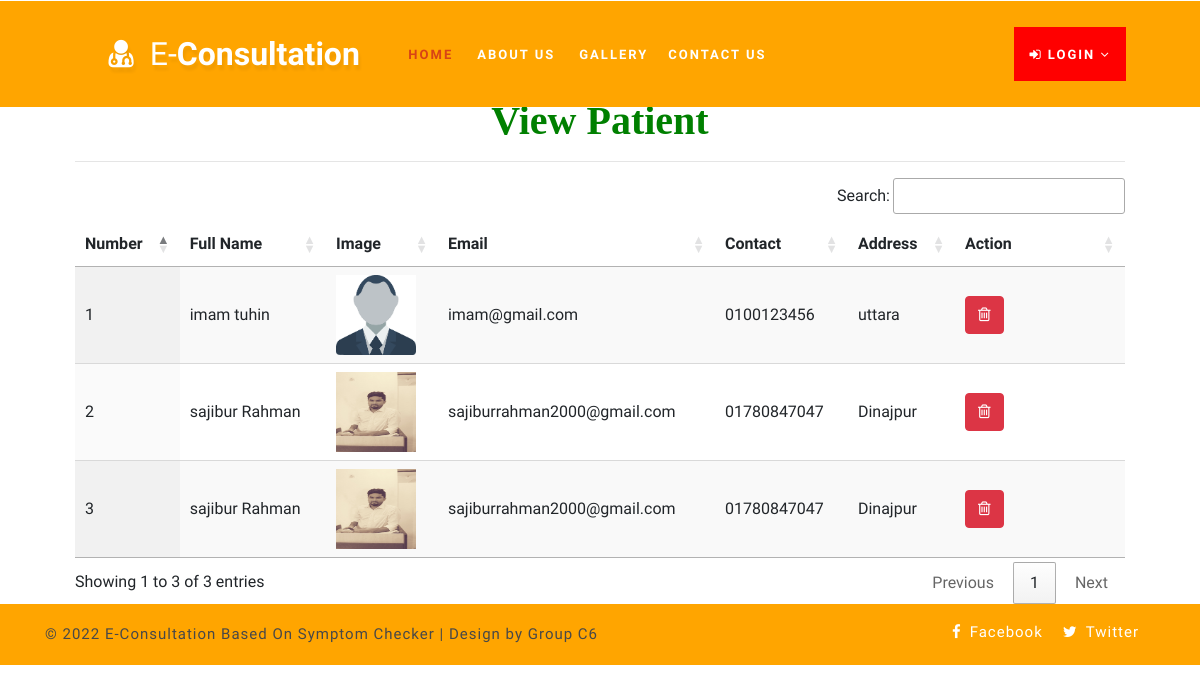
Screenshot of /view_patient with the database file from the repository.
### health/models.py (models this page shows, shortened)
class Patient(models.Model):
    user = models.ForeignKey(User, on_delete=models.CASCADE, null=True)
    contact = models.CharField(max_length=100, null=True)
    address = models.CharField(max_length=100, null=True)
    dob = models.DateField(null=True)
    image = models.FileField(null=True)

### health/views.py (the view)
# urls.py: path('view_patient', View_Patient,name="view_patient"),
def View_Patient(request):
    patient = Patient.objects.all()
    d = {'patient':patient}
    return render(request,'view_patient.html',d)

### health/templates/view_patient.html
{% extends 'index.html' %}
{% load static %}
{% block body %}
<div class="container-fluid" style="width:90%;margin-top:8%">
                    <div class="container-fluid">
                        <h1 align="center" style="font-weight:bold;font-family : 'Stencil Std' ; color : green ;margin-top:4%">View Patient</h1>
                         </div><hr>
                                <table id="example" class="display" style="width:100%">
                                  <thead>
                                    <tr>
                                      <th>Number </th>
                                      <th>Full Name</th>
                                      <th>Image</th>
                                      <th>Email</th>
                                      <th>Contact</th>
                                      <th>Address</th>
                                      <th>Action</th>
                                  </tr>
                              </thead>
                              <tbody>
                              {% for i in patient %}
                                <tr>
                                  <td>{{forloop.counter}}</td>
                                  <td>{{i.user.first_name}} {{i.user.last_name}}</td>
                                  <td><img src="{{i.image.url}}" style="width:80px;height:80px"></td>
                                  <td>{{i.user.email}}</td>
                                  <td>{{i.contact}}</td>
                                  <td>{{i.address}}</td>
                                  <td style="width:150px">
                                      <a href="{% url 'delete_patient' i.id %}" ><button class="btn btn-danger" onclick="return confirm('Are you sure?')"><i class="fa fa-trash-o"></i></button></a></td>
                              </tr>
                              {% endfor %}
                          </tbody>
                      </table>
                  </div>
{% endblock %}

### health/static/css/style.css (style rules this page uses)
body { padding: 0; margin: 0; background: #FFF; font-family: 'Quicksand', sans-serif; }
body a, body button { transition: 0.5s all; -webkit-transition: 0.5s all; -moz-transition: 0.5s all; -o-transition: 0.5s all; -ms-transition: 0.5s all; text-decoration: none; }
html { scroll-behavior: smooth; }
h1, h2, h3, h4, h5, h6 { margin: 0; padding: 0; font-family: 'Mukta', sans-serif; }

### rows the page displays
Patient: user.first_name "imam", user.last_name "tuhin", image (picture), user.email "imam@gmail.com", contact "0100123456", address "uttara"
Patient: user.first_name "sajibur", user.last_name "Rahman", image (picture), user.email "sajiburrahman2000@gmail.com", contact "01780847047", address "Dinajpur"
Patient: user.first_name "sajibur", user.last_name "Rahman", image (picture), user.email "sajiburrahman2000@gmail.com", contact "01780847047", address "Dinajpur"
